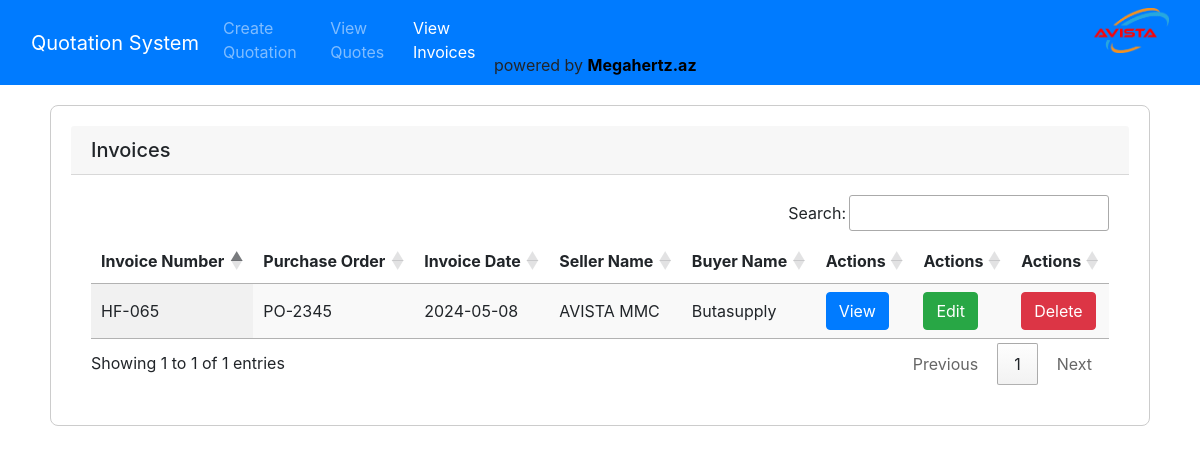
/view-all-invoices/, run on an earlier commit of the app's database.
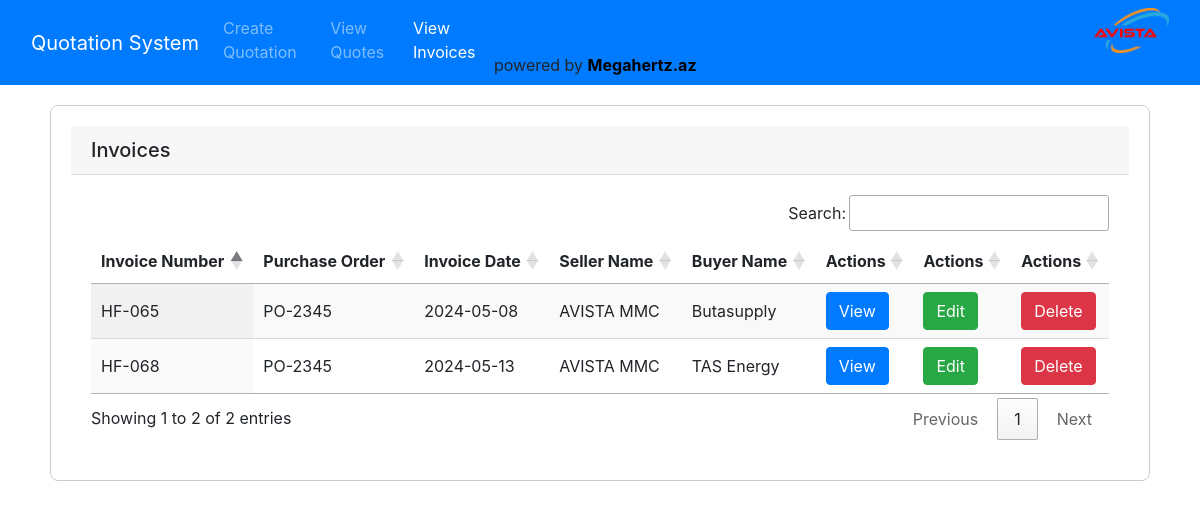
And on a later commit of the database.
### service/models.py (models this page shows, shortened)
class InvoiceModel (models.Model):
    id = models.UUIDField(primary_key=True, default=uuid.uuid4, editable=False)
    quote = models.ForeignKey(Quote, on_delete=models.CASCADE)
    invoice_number = models.CharField(max_length=50,null=True)
    purchase_order = models.CharField(max_length=50,null=True)
    invoice_date = models.CharField(max_length=50, null=True)
    bank_details = models.CharField(max_length=2000)
    seller_name = models.CharField(max_length=200)
    buyer_name = models.CharField(max_length=200)
    director_name = models.CharField(max_length=100)
    date_created = models.DateTimeField(auto_now_add=True)
    date_updated = models.DateTimeField(auto_now=True)

### service/views.py (the view)
# urls.py: path('view-all-invoices/',view_all_invoices,name='view_all_invoices'),
def view_all_invoices(request):
    invoices = InvoiceModel.objects.all()
    context = {"invoices":invoices}
    return render(request, "invoices/view_all_invoices.html", context)

### templates/invoices/view_all_invoices.html (shortened to what this page needs)
{% include 'nav.html' %}
<!DOCTYPE html>
<html lang="en">
<head>
  <link rel="stylesheet" href="https://maxcdn.bootstrapcdn.com/bootstrap/4.5.2/css/bootstrap.min.css">
  <link rel="stylesheet" type="text/css" href="https://cdn.datatables.net/1.11.5/css/jquery.dataTables.min.css">
</head>
<body>
  <div class="container">
    <div class="card">
      <h5 class="card-header">Invoices</h5>
      <div class="card-body">
        <table id="quoteTable" class="display">
          <thead>
            <tr>
              <th>Invoice Number</th>
              <th>Purchase Order</th>
              <th>Invoice Date</th>
              <th>Seller Name</th>
              <th>Buyer Name</th>
              <th>Actions</th>
              <th>Actions</th>
              <th>Actions</th>
            </tr>
          </thead>
          <tbody>
            {% for i in invoices %}
            <tr>
              <td>{{ i.invoice_number }}</td>
              <td>{{ i.purchase_order }}</td>
              <td>{{ i.invoice_date }}</td>
              <td>{{ i.seller_name}}</td>
              <td>{{ i.buyer_name }}</td>
              <td>
                <a href="{% url 'view_single_invoice' i.id %}" class="btn btn-primary">View</a>
              </td>
              <td>
                <a href="{% url 'edit_invoice' i.id  %}" class="btn btn-success">Edit</a>
              </td>
              <td>
                <a href="{% url 'delete_invoice' i.id  %}" class="btn btn-danger">Delete</a>
              </td>
            </tr>
            {% endfor %}
          </tbody>
        </table>
      </div>
    </div>
  </div>
</body>
</html>

What changed in the data, as far as the page shows it:
added InvoiceModel: invoice_number "HF-068", purchase_order "PO-2345", invoice_date "2024-05-13", seller_name "AVISTA MMC", buyer_name "TAS Energy"
Also different on the page:
text written by a page script: "Search: Showing 1 to 1 of 1 entries Previous 1 Next" → "Search: Showing 1 to 2 of 2 entries Previous 1 Next"
